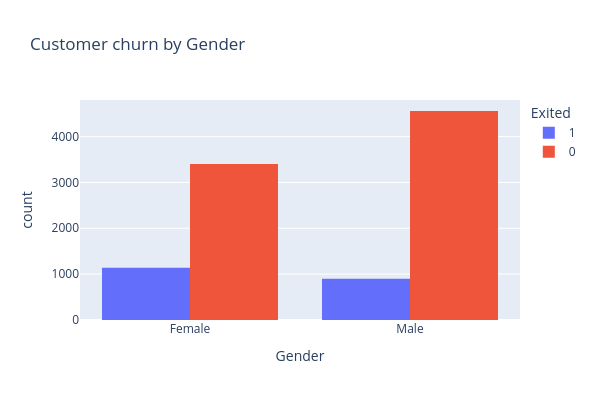

Notebook cell for this chart:
### Code cell
fig = px.histogram(
    df,
    x="Gender",
    color= "Exited",
    barmode="group",
    
    title="Customer churn by Gender"
)
fig.update_layout(width=600, height= 400)
fig.show()

### Figure 1 — Plotly figure (JSON) as saved in the notebook; plotly's stock layout.template omitted (floating-point values rounded to 4 significant figures; data arrays with more than 128 entries replaced by an {"elided": "..."} marker saying what was removed)
{"data": [{"alignmentgroup": "True", "bingroup": "x", "hovertemplate": "Exited=1<br>Gender=%{x}<br>count=%{y}<extra></extra>", "legendgroup": "1", "marker": {"color": "#636efa", "pattern": {"shape": ""}}, "name": "1", "offsetgroup": "1", "orientation": "v", "showlegend": true, "type": "histogram", "x": {"elided": "2037 str values"}, "xaxis": "x", "yaxis": "y"}, {"alignmentgroup": "True", "bingroup": "x", "hovertemplate": "Exited=0<br>Gender=%{x}<br>count=%{y}<extra></extra>", "legendgroup": "0", "marker": {"color": "#EF553B", "pattern": {"shape": ""}}, "name": "0", "offsetgroup": "0", "orientation": "v", "showlegend": true, "type": "histogram", "x": {"elided": "7960 str values"}, "xaxis": "x", "yaxis": "y"}], "layout": {"barmode": "group", "height": 400, "legend": {"title": {"text": "Exited"}, "tracegroupgap": 0}, "title": {"text": "Customer churn by Gender"}, "width": 600, "xaxis": {"anchor": "y", "domain": [0, 1], "title": {"text": "Gender"}}, "yaxis": {"anchor": "x", "domain": [0, 1], "title": {"text": "count"}}}}
